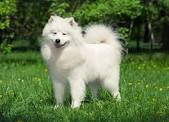
#> input picture dog.jpg, 169 x 122 px
$ python MaxFilter.py
#> lines starting #> are read from the running program, lines starting #| are printed output that depends on the picture
from scipy.ndimage.filters import maximum_filter
from matplotlib.pyplot import gray
from skimage import img_as_int
from PIL import Image
import numpy
from scipy import ndimage

def getMaximumFilteredImage(image, *, size):
    return (
        maximum_filter(image, size)
    )

def GetGrayscaledImage(path_):
#> called with path_ = 'dog.jpg'
    im = numpy.array(Image.open(path_).convert('L'))
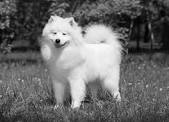
#> im: shape (122, 169); min 0, max 254, mean 107.2
    gray()
    return im

image = GetGrayscaledImage('dog.jpg')
maximum_filtered_image = getMaximumFilteredImage(image, size=5)
#> in getMaximumFilteredImage, `return ( maximum_filter(image, size) )`:
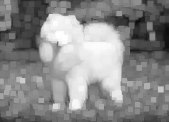
#> returned value: shape (122, 169); min 12, max 254, mean 138.2
Image.fromarray(maximum_filtered_image.astype(numpy.uint8)).save( 'MaximumFilteredDog.jpg')

$ run again, with image.jpg copied over dog.jpg
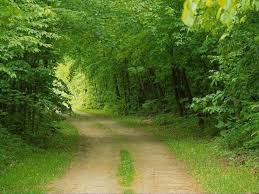
#> input picture image.jpg, 259 x 194 px
#> in GetGrayscaledImage, `im = numpy.array(Image.open(path_).convert('L'))`:
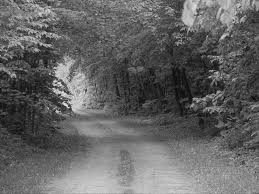
#> im: shape (194, 259); min 5, max 238, mean 99.5
#> in getMaximumFilteredImage, `return ( maximum_filter(image, size) )`:
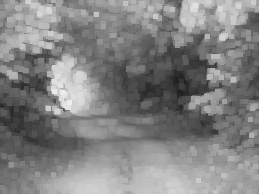
#> returned value: shape (194, 259); min 28, max 238, mean 129.9
